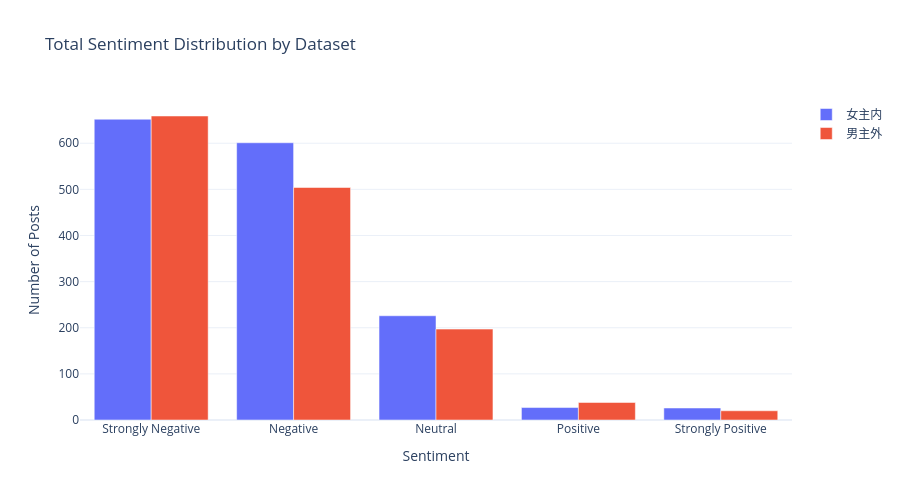

The notebook cell this image was saved under:
### Markdown cell above
## Section 4: Plot Temporal Trends - Sentiment Over Time

### Code cell
# Overall sentiment distribution by dataset
sentiment_by_dataset = df_clean.groupby(['dataset', 'qwen_sentiment']).size().reset_index(name='count')

sentiment_map = {-2: 'Strongly Negative', -1: 'Negative', 0: 'Neutral', 1: 'Positive', 2: 'Strongly Positive'}
color_map = {-2: '#d62728', -1: '#ff7f0e', 0: '#7f7f7f', 1: '#2ca02c', 2: '#1f77b4'}

fig1 = go.Figure()

for dataset in ['女主内', '男主外']:
    data = sentiment_by_dataset[sentiment_by_dataset['dataset'] == dataset]
    data = data.sort_values('qwen_sentiment')
    fig1.add_trace(go.Bar(
        x=[sentiment_map[int(s)] for s in data['qwen_sentiment']],
        y=data['count'],
        name=dataset,
        hovertemplate='<b>%{fullData.name}</b><br>%{x}<br>Count: %{y}<extra></extra>'
    ))

fig1.update_layout(
    title='Total Sentiment Distribution by Dataset',
    xaxis_title='Sentiment',
    yaxis_title='Number of Posts',
    barmode='group',
    height=500,
    template='plotly_white',
    hovermode='x unified'
)

fig1.show()

### Figure 1 — Plotly figure (JSON) as saved in the notebook; plotly's stock layout.template omitted (floating-point values rounded to 4 significant figures)
{"data": [{"hovertemplate": "<b>%{fullData.name}</b><br>%{x}<br>Count: %{y}<extra></extra>", "name": "女主内", "type": "bar", "x": ["Strongly Negative", "Negative", "Neutral", "Positive", "Strongly Positive"], "y": [652, 601, 226, 27, 26]}, {"hovertemplate": "<b>%{fullData.name}</b><br>%{x}<br>Count: %{y}<extra></extra>", "name": "男主外", "type": "bar", "x": ["Strongly Negative", "Negative", "Neutral", "Positive", "Strongly Positive"], "y": [659, 504, 197, 38, 20]}], "layout": {"barmode": "group", "height": 500, "hovermode": "x unified", "title": {"text": "Total Sentiment Distribution by Dataset"}, "xaxis": {"title": {"text": "Sentiment"}}, "yaxis": {"title": {"text": "Number of Posts"}}}}
